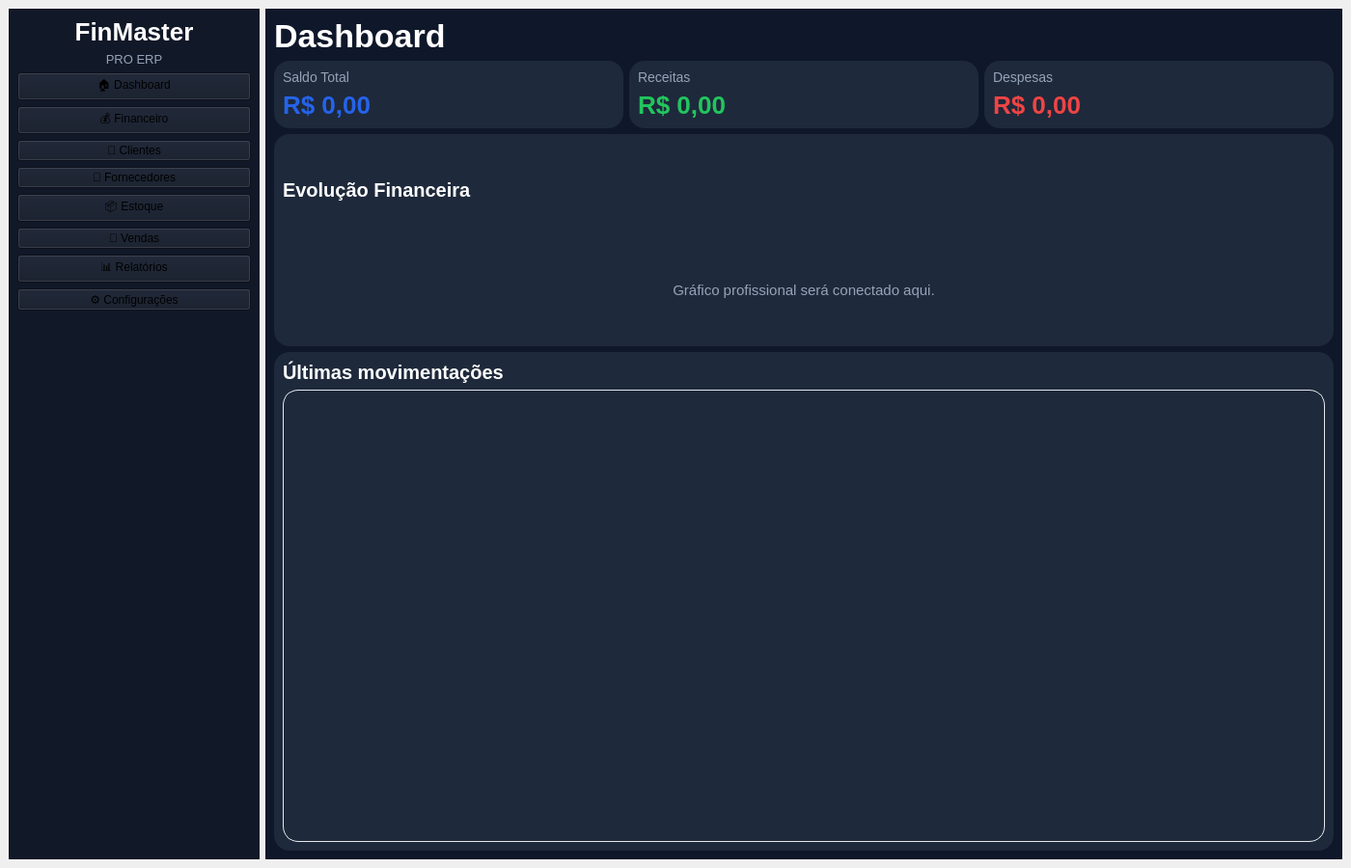
<?xml version="1.0" encoding="UTF-8"?>
<ui version="4.0">
 <class>DashboardWindow</class>
 <widget class="QMainWindow" name="DashboardWindow">
  <property name="geometry">
   <rect>
    <x>0</x>
    <y>0</y>
    <width>1400</width>
    <height>900</height>
   </rect>
  </property>
  <property name="windowTitle">
   <string>FinMaster PRO ERP</string>
  </property>
  <property name="styleSheet">
   <string notr="true">QTableWidget {
    background-color: #FFFFFF;
    border: 1px solid #E5E7EB;
    border-radius: 12px;
    gridline-color: #F1F5F9;
    font-size: 13px;
    alternate-background-color: #F8FAFC;
    selection-background-color: #DBEAFE;
    selection-color: #111827;
}

QHeaderView::section {
    background-color: #2563EB;
    color: white;
    padding: 8px;
    border: none;
    font-weight: bold;
}</string>
  </property>
  <widget class="QWidget" name="centralwidget">
   <layout class="QHBoxLayout" name="mainLayout">
    <item>
     <widget class="QFrame" name="sidebar">
      <property name="minimumSize">
       <size>
        <width>260</width>
        <height>0</height>
       </size>
      </property>
      <property name="maximumSize">
       <size>
        <width>260</width>
        <height>16777215</height>
       </size>
      </property>
      <property name="styleSheet">
       <string>background-color: #111827;</string>
      </property>
      <layout class="QVBoxLayout" name="sidebarLayout">
       <item>
        <widget class="QLabel" name="logoLabel">
         <property name="styleSheet">
          <string>color: white; font-size: 26px; font-weight: bold;</string>
         </property>
         <property name="text">
          <string>FinMaster</string>
         </property>
         <property name="alignment">
          <set>Qt::AlignmentFlag::AlignCenter</set>
         </property>
        </widget>
       </item>
       <item>
        <widget class="QLabel" name="subLogoLabel">
         <property name="styleSheet">
          <string>color: #94A3B8; font-size: 13px;</string>
         </property>
         <property name="text">
          <string>PRO ERP</string>
         </property>
         <property name="alignment">
          <set>Qt::AlignmentFlag::AlignCenter</set>
         </property>
        </widget>
       </item>
       <item>
        <widget class="QPushButton" name="btnDashboard">
         <property name="text">
          <string>🏠 Dashboard</string>
         </property>
        </widget>
       </item>
       <item>
        <widget class="QPushButton" name="btnFinanceiro">
         <property name="text">
          <string>💰 Financeiro</string>
         </property>
        </widget>
       </item>
       <item>
        <widget class="QPushButton" name="btnClientes">
         <property name="text">
          <string>👥 Clientes</string>
         </property>
        </widget>
       </item>
       <item>
        <widget class="QPushButton" name="btnFornecedores">
         <property name="text">
          <string>🚚 Fornecedores</string>
         </property>
        </widget>
       </item>
       <item>
        <widget class="QPushButton" name="btnEstoque">
         <property name="text">
          <string>📦 Estoque</string>
         </property>
        </widget>
       </item>
       <item>
        <widget class="QPushButton" name="btnVendas">
         <property name="text">
          <string>🛒 Vendas</string>
         </property>
        </widget>
       </item>
       <item>
        <widget class="QPushButton" name="btnRelatorios">
         <property name="text">
          <string>📊 Relatórios</string>
         </property>
        </widget>
       </item>
       <item>
        <widget class="QPushButton" name="btnConfiguracoes">
         <property name="text">
          <string>⚙️ Configurações</string>
         </property>
        </widget>
       </item>
       <item>
        <spacer name="sidebarSpacer">
         <property name="orientation">
          <enum>Qt::Orientation::Vertical</enum>
         </property>
         <property name="sizeHint" stdset="0">
          <size>
           <width>20</width>
           <height>300</height>
          </size>
         </property>
        </spacer>
       </item>
      </layout>
     </widget>
    </item>
    <item>
     <widget class="QFrame" name="contentFrame">
      <property name="styleSheet">
       <string>background-color: #0F172A;</string>
      </property>
      <layout class="QVBoxLayout" name="contentLayout">
       <item>
        <widget class="QLabel" name="titleLabel">
         <property name="styleSheet">
          <string>color: white; font-size: 34px; font-weight: bold;</string>
         </property>
         <property name="text">
          <string>Dashboard</string>
         </property>
        </widget>
       </item>
       <item>
        <layout class="QHBoxLayout" name="cardsLayout">
         <item>
          <widget class="QFrame" name="cardSaldo">
           <property name="styleSheet">
            <string>background-color: #1E293B; border-radius: 16px;</string>
           </property>
           <layout class="QVBoxLayout" name="cardSaldoLayout">
            <item>
             <widget class="QLabel" name="labelSaldoTitulo">
              <property name="styleSheet">
               <string>color: #94A3B8; font-size: 14px;</string>
              </property>
              <property name="text">
               <string>Saldo Total</string>
              </property>
             </widget>
            </item>
            <item>
             <widget class="QLabel" name="labelSaldoValor">
              <property name="styleSheet">
               <string>color: #2563EB; font-size: 26px; font-weight: bold;</string>
              </property>
              <property name="text">
               <string>R$ 0,00</string>
              </property>
             </widget>
            </item>
           </layout>
          </widget>
         </item>
         <item>
          <widget class="QFrame" name="cardReceitas">
           <property name="styleSheet">
            <string>background-color: #1E293B; border-radius: 16px;</string>
           </property>
           <layout class="QVBoxLayout" name="cardReceitasLayout">
            <item>
             <widget class="QLabel" name="labelReceitasTitulo">
              <property name="styleSheet">
               <string>color: #94A3B8; font-size: 14px;</string>
              </property>
              <property name="text">
               <string>Receitas</string>
              </property>
             </widget>
            </item>
            <item>
             <widget class="QLabel" name="labelReceitasValor">
              <property name="styleSheet">
               <string>color: #22C55E; font-size: 26px; font-weight: bold;</string>
              </property>
              <property name="text">
               <string>R$ 0,00</string>
              </property>
             </widget>
            </item>
           </layout>
          </widget>
         </item>
         <item>
          <widget class="QFrame" name="cardDespesas">
           <property name="styleSheet">
            <string>background-color: #1E293B; border-radius: 16px;</string>
           </property>
           <layout class="QVBoxLayout" name="cardDespesasLayout">
            <item>
             <widget class="QLabel" name="labelDespesasTitulo">
              <property name="styleSheet">
               <string>color: #94A3B8; font-size: 14px;</string>
              </property>
              <property name="text">
               <string>Despesas</string>
              </property>
             </widget>
            </item>
            <item>
             <widget class="QLabel" name="labelDespesasValor">
              <property name="styleSheet">
               <string>color: #EF4444; font-size: 26px; font-weight: bold;</string>
              </property>
              <property name="text">
               <string>R$ 0,00</string>
              </property>
             </widget>
            </item>
           </layout>
          </widget>
         </item>
        </layout>
       </item>
       <item>
        <widget class="QFrame" name="chartFrame">
         <property name="minimumSize">
          <size>
           <width>0</width>
           <height>220</height>
          </size>
         </property>
         <property name="styleSheet">
          <string>background-color: #1E293B; border-radius: 16px;</string>
         </property>
         <layout class="QVBoxLayout" name="chartLayout">
          <item>
           <widget class="QLabel" name="chartTitle">
            <property name="styleSheet">
             <string>color: white; font-size: 20px; font-weight: bold;</string>
            </property>
            <property name="text">
             <string>Evolução Financeira</string>
            </property>
           </widget>
          </item>
          <item>
           <widget class="QLabel" name="chartPlaceholder">
            <property name="styleSheet">
             <string>color: #94A3B8; font-size: 15px;</string>
            </property>
            <property name="text">
             <string>Gráfico profissional será conectado aqui.</string>
            </property>
            <property name="alignment">
             <set>Qt::AlignmentFlag::AlignCenter</set>
            </property>
           </widget>
          </item>
         </layout>
        </widget>
       </item>
       <item>
        <widget class="QFrame" name="tableFrame">
         <property name="styleSheet">
          <string>background-color: #1E293B; border-radius: 16px;</string>
         </property>
         <layout class="QVBoxLayout" name="tableLayout">
          <item>
           <widget class="QLabel" name="tableTitle">
            <property name="styleSheet">
             <string>color: white; font-size: 20px; font-weight: bold;</string>
            </property>
            <property name="text">
             <string>Últimas movimentações</string>
            </property>
           </widget>
          </item>
          <item>
           <widget class="QTableWidget" name="tabelaMovimentacoes"/>
          </item>
         </layout>
        </widget>
       </item>
      </layout>
     </widget>
    </item>
   </layout>
  </widget>
 </widget>
 <resources/>
 <connections/>
</ui>
